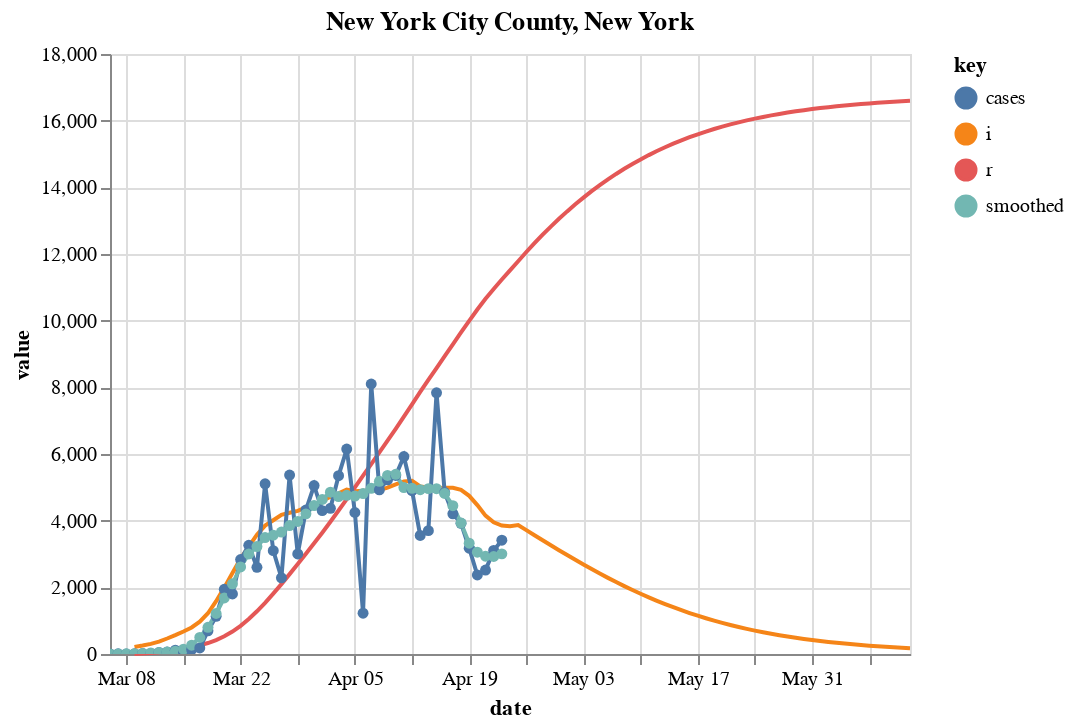

Notebook code for this chart:
### Markdown cell above
# NYC and Save to CSV

### Code cell
fm = "prd_ets"
c = [county_state("New York City", "New York")]
sir_df = county_sir(c, horizon=50, forecast_method=fm, fudge_factor=35)

# Plot forecast
fig, axes = plt.subplots(nrows=1, ncols=1, figsize=(1200/72,400/72))
fig.set_facecolor('w')
plot_rt_fc(sir_df, axes, c, forecast_method=fm)
plot_actuals_sir(sir_df, str(c[0].county + " County, " + c[0].state))

### Figure 1 — Vega-Lite specification as saved in the notebook (floating-point values rounded to 4 significant figures)
{"config": {"view": {"continuousWidth": 400, "continuousHeight": 300}}, "layer": [{"mark": "line", "encoding": {"color": {"type": "nominal", "field": "key"}, "x": {"type": "temporal", "field": "date"}, "y": {"type": "quantitative", "field": "value"}}, "title": "New York City County, New York", "transform": [{"fold": ["i", "r"]}]}, {"mark": {"type": "line", "clip": true, "point": true}, "encoding": {"color": {"type": "nominal", "field": "key"}, "x": {"type": "temporal", "field": "date"}, "y": {"type": "quantitative", "field": "value"}}, "title": "New York City County, New York", "transform": [{"fold": ["cases", "smoothed"]}]}], "data": {"name": "data-aa16e0bc4268e9940f58506a1e6f86ec"}, "$schema": "https://vega.github.io/schema/vega-lite/v4.8.1.json", "datasets": {"data-aa16e0bc4268e9940f58506a1e6f86ec": [{"date_str": "2020-03-06", "ML": 3.0, "Low_75": 1.3, "High_75": 5.44, "cases": 1.0, "smoothed": 3.0, "date": "2020-03-06T00:00:00", "fcst": 0.0, "prd_lin": 4.294, "prd_spln": 19.27, "prd_ets": null, "prd_loess": 6.198, "s": null, "i": null, "r": null, "b": null}, {"date_str": "2020-03-07", "ML": 3.02, "Low_75": 1.42, "High_75": 4.89, "cases": 7.0, "smoothed": 4.0, "date": "2020-03-07T00:00:00", "fcst": 0.0, "prd_lin": 4.201, "prd_spln": 12.1, "prd_ets": null, "prd_loess": 5.922, "s": null, "i": null, "r": null, "b": null}, {"date_str": "2020-03-08", "ML": 3.22, "Low_75": 1.67, "High_75": 4.82, "cases": 2.0, "smoothed": 6.0, "date": "2020-03-08T00:00:00", "fcst": 0.0, "prd_lin": 4.108, "prd_spln": 9.145, "prd_ets": null, "prd_loess": 5.652, "s": null, "i": null, "r": null, "b": null}, {"date_str": "2020-03-09", "ML": 3.87, "Low_75": 2.42, "High_75": 5.3, "cases": 6.0, "smoothed": 11.0, "date": "2020-03-09T00:00:00", "fcst": 0.0, "prd_lin": 4.015, "prd_spln": 7.463, "prd_ets": null, "prd_loess": 5.39, "s": 8399000.0, "i": 210.0, "r": 0.0, "b": 3.291e-08}, {"date_str": "2020-03-10", "ML": 4.09, "Low_75": 2.86, "High_75": 5.23, "cases": 17.0, "smoothed": 18.0, "date": "2020-03-10T00:00:00", "fcst": 0.0, "prd_lin": 3.922, "prd_spln": 6.353, "prd_ets": null, "prd_loess": 5.135, "s": 8399000.0, "i": 253.1, "r": 15.0, "b": 3.291e-08}, {"date_str": "2020-03-11", "ML": 4.48, "Low_75": 3.45, "High_75": 5.34, "cases": 15.0, "smoothed": 32.0, "date": "2020-03-11T00:00:00", "fcst": 0.0, "prd_lin": 3.829, "prd_spln": 5.555, "prd_ets": 4.581, "prd_loess": 4.886, "s": 8399000.0, "i": 304.9, "r": 33.08, "b": 3.478e-08}, {"date_str": "2020-03-12", "ML": 4.02, "Low_75": 3.22, "High_75": 4.73, "cases": 44.0, "smoothed": 45.0, "date": "2020-03-12T00:00:00", "fcst": 0.0, "prd_lin": 3.736, "prd_spln": 4.947, "prd_ets": 4.197, "prd_loess": 4.644, "s": 8399000.0, "i": 372.2, "r": 54.86, "b": 3.81e-08}, {"date_str": "2020-03-13", "ML": 3.76, "Low_75": 3.07, "High_75": 4.33, "cases": 59.0, "smoothed": 63.0, "date": "2020-03-13T00:00:00", "fcst": 0.0, "prd_lin": 3.643, "prd_spln": 4.465, "prd_ets": 3.679, "prd_loess": 4.409, "s": 8398000.0, "i": 464.7, "r": 81.44, "b": 3.419e-08}, {"date_str": "2020-03-14", "ML": 3.5, "Low_75": 2.92, "High_75": 4.0, "cases": 114.0, "smoothed": 85.0, "date": "2020-03-14T00:00:00", "fcst": 0.0, "prd_lin": 3.55, "prd_spln": 4.07, "prd_ets": 3.518, "prd_loess": 4.181, "s": 8398000.0, "i": 565.0, "r": 114.6, "b": 3.198e-08}, {"date_str": "2020-03-15", "ML": 4.02, "Low_75": 3.51, "High_75": 4.43, "cases": 61.0, "smoothed": 144.0, "date": "2020-03-15T00:00:00", "fcst": 0.0, "prd_lin": 3.457, "prd_spln": 3.738, "prd_ets": 3.303, "prd_loess": 3.961, "s": 8398000.0, "i": 676.4, "r": 155.0, "b": 2.977e-08}, {"date_str": "2020-03-16", "ML": 4.66, "Low_75": 4.24, "High_75": 4.99, "cases": 134.0, "smoothed": 264.0, "date": "2020-03-16T00:00:00", "fcst": 0.0, "prd_lin": 3.363, "prd_spln": 3.454, "prd_ets": 4.283, "prd_loess": 3.747, "s": 8398000.0, "i": 797.1, "r": 203.3, "b": 3.419e-08}, {"date_str": "2020-03-17", "ML": 5.14, "Low_75": 4.82, "High_75": 5.4, "cases": 181.0, "smoothed": 497.0, "date": "2020-03-17T00:00:00", "fcst": 0.0, "prd_lin": 3.27, "prd_spln": 3.207, "prd_ets": 5.161, "prd_loess": 3.541, "s": 8398000.0, "i": 969.1, "r": 260.2, "b": 3.963e-08}, {"date_str": "2020-03-18", "ML": 4.6, "Low_75": 4.33, "High_75": 4.8, "cases": 694.0, "smoothed": 802.0, "date": "2020-03-18T00:00:00", "fcst": 0.0, "prd_lin": 3.177, "prd_spln": 2.99, "prd_ets": 5.565, "prd_loess": 3.342, "s": 8397000.0, "i": 1222.0, "r": 329.5, "b": 4.371e-08}, {"date_str": "2020-03-19", "ML": 4.1, "Low_75": 3.89, "High_75": 4.28, "cases": 1129.0, "smoothed": 1215.0, "date": "2020-03-19T00:00:00", "fcst": 0.0, "prd_lin": 3.084, "prd_spln": 2.797, "prd_ets": 4.37, "prd_loess": 3.15, "s": 8397000.0, "i": 1584.0, "r": 416.8, "b": 3.912e-08}, {"date_str": "2020-03-20", "ML": 3.47, "Low_75": 3.29, "High_75": 3.63, "cases": 1940.0, "smoothed": 1682.0, "date": "2020-03-20T00:00:00", "fcst": 0.0, "prd_lin": 2.991, "prd_spln": 2.624, "prd_ets": 3.665, "prd_loess": 2.966, "s": 8396000.0, "i": 1991.0, "r": 529.9, "b": 3.487e-08}, {"date_str": "2020-03-21", "ML": 2.77, "Low_75": 2.59, "High_75": 2.9, "cases": 1803.0, "smoothed": 2106.0, "date": "2020-03-21T00:00:00", "fcst": 0.0, "prd_lin": 2.898, "prd_spln": 2.467, "prd_ets": 2.981, "prd_loess": 2.789, "s": 8396000.0, "i": 2432.0, "r": 672.1, "b": 2.951e-08}, {"date_str": "2020-03-22", "ML": 2.55, "Low_75": 2.38, "High_75": 2.67, "cases": 2834.0, "smoothed": 2611.0, "date": "2020-03-22T00:00:00", "fcst": 0.0, "prd_lin": 2.805, "prd_spln": 2.325, "prd_ets": 2.235, "prd_loess": 2.619, "s": 8395000.0, "i": 2860.0, "r": 845.8, "b": 2.356e-08}, {"date_str": "2020-03-23", "ML": 2.07, "Low_75": 1.92, "High_75": 2.19, "cases": 3260.0, "smoothed": 3000.0, "date": "2020-03-23T00:00:00", "fcst": 0.0, "prd_lin": 2.712, "prd_spln": 2.195, "prd_ets": 2.287, "prd_loess": 2.456, "s": 8395000.0, "i": 3222.0, "r": 1050.0, "b": 2.169e-08}, {"date_str": "2020-03-24", "ML": 1.59, "Low_75": 1.45, "High_75": 1.71, "cases": 2600.0, "smoothed": 3222.0, "date": "2020-03-24T00:00:00", "fcst": 0.0, "prd_lin": 2.619, "prd_spln": 2.076, "prd_ets": 1.761, "prd_loess": 2.3, "s": 8394000.0, "i": 3578.0, "r": 1280.0, "b": 1.76e-08}, {"date_str": "2020-03-25", "ML": 1.57, "Low_75": 1.44, "High_75": 1.69, "cases": 5106.0, "smoothed": 3493.0, "date": "2020-03-25T00:00:00", "fcst": 0.0, "prd_lin": 2.526, "prd_spln": 1.965, "prd_ets": 1.221, "prd_loess": 2.151, "s": 8394000.0, "i": 3851.0, "r": 1536.0, "b": 1.352e-08}, {"date_str": "2020-03-26", "ML": 1.21, "Low_75": 1.06, "High_75": 1.31, "cases": 3101.0, "smoothed": 3564.0, "date": "2020-03-26T00:00:00", "fcst": 0.0, "prd_lin": 2.432, "prd_spln": 1.863, "prd_ets": 1.463, "prd_loess": 2.008, "s": 8393000.0, "i": 4013.0, "r": 1811.0, "b": 1.335e-08}, {"date_str": "2020-03-27", "ML": 1.18, "Low_75": 1.04, "High_75": 1.29, "cases": 2287.0, "smoothed": 3657.0, "date": "2020-03-27T00:00:00", "fcst": 0.0, "prd_lin": 2.339, "prd_spln": 1.768, "prd_ets": 1.008, "prd_loess": 1.872, "s": 8393000.0, "i": 4177.0, "r": 2098.0, "b": 1.029e-08}, {"date_str": "2020-03-28", "ML": 1.34, "Low_75": 1.18, "High_75": 1.43, "cases": 5367.0, "smoothed": 3854.0, "date": "2020-03-28T00:00:00", "fcst": 0.0, "prd_lin": 2.246, "prd_spln": 1.679, "prd_ets": 1.095, "prd_loess": 1.741, "s": 8392000.0, "i": 4239.0, "r": 2396.0, "b": 1.004e-08}, {"date_str": "2020-03-29", "ML": 1.24, "Low_75": 1.1, "High_75": 1.34, "cases": 3002.0, "smoothed": 3977.0, "date": "2020-03-29T00:00:00", "fcst": 0.0, "prd_lin": 2.153, "prd_spln": 1.596, "prd_ets": 1.432, "prd_loess": 1.617, "s": 8392000.0, "i": 4293.0, "r": 2699.0, "b": 1.14e-08}, {"date_str": "2020-03-30", "ML": 1.37, "Low_75": 1.22, "High_75": 1.46, "cases": 4319.0, "smoothed": 4204.0, "date": "2020-03-30T00:00:00", "fcst": 0.0, "prd_lin": 2.06, "prd_spln": 1.518, "prd_ets": 1.224, "prd_loess": 1.497, "s": 8392000.0, "i": 4397.0, "r": 3005.0, "b": 1.055e-08}, {"date_str": "2020-03-31", "ML": 1.4, "Low_75": 1.26, "High_75": 1.49, "cases": 5052.0, "smoothed": 4454.0, "date": "2020-03-31T00:00:00", "fcst": 0.0, "prd_lin": 1.967, "prd_spln": 1.445, "prd_ets": 1.425, "prd_loess": 1.383, "s": 8391000.0, "i": 4472.0, "r": 3319.0, "b": 1.165e-08}, {"date_str": "2020-04-01", "ML": 1.3, "Low_75": 1.15, "High_75": 1.38, "cases": 4301.0, "smoothed": 4636.0, "date": "2020-04-01T00:00:00", "fcst": 0.0, "prd_lin": 1.874, "prd_spln": 1.375, "prd_ets": 1.443, "prd_loess": 1.274, "s": 8391000.0, "i": 4590.0, "r": 3639.0, "b": 1.191e-08}, {"date_str": "2020-04-02", "ML": 1.32, "Low_75": 1.19, "High_75": 1.41, "cases": 4370.0, "smoothed": 4854.0, "date": "2020-04-02T00:00:00", "fcst": 0.0, "prd_lin": 1.781, "prd_spln": 1.31, "prd_ets": 1.248, "prd_loess": 1.18, "s": 8390000.0, "i": 4721.0, "r": 3967.0, "b": 1.106e-08}, {"date_str": "2020-04-03", "ML": 0.87, "Low_75": 0.75, "High_75": 0.97, "cases": 5350.0, "smoothed": 4722.0, "date": "2020-04-03T00:00:00", "fcst": 0.0, "prd_lin": 1.688, "prd_spln": 1.248, "prd_ets": 1.307, "prd_loess": 1.099, "s": 8390000.0, "i": 4821.0, "r": 4304.0, "b": 1.123e-08}, {"date_str": "2020-04-04", "ML": 1.04, "Low_75": 0.91, "High_75": 1.13, "cases": 6147.0, "smoothed": 4762.0, "date": "2020-04-04T00:00:00", "fcst": 0.0, "prd_lin": 1.595, "prd_spln": 1.19, "prd_ets": 0.609, "prd_loess": 1.023, "s": 8389000.0, "i": 4931.0, "r": 4648.0, "b": 7.399e-09}, {"date_str": "2020-04-05", "ML": 0.97, "Low_75": 0.85, "High_75": 1.07, "cases": 4245.0, "smoothed": 4738.0, "date": "2020-04-05T00:00:00", "fcst": 0.0, "prd_lin": 1.501, "prd_spln": 1.134, "prd_ets": 1.043, "prd_loess": 0.9542, "s": 8389000.0, "i": 4885.0, "r": 5001.0, "b": 8.845e-09}, {"date_str": "2020-04-06", "ML": 1.09, "Low_75": 0.97, "High_75": 1.19, "cases": 1224.0, "smoothed": 4812.0, "date": "2020-04-06T00:00:00", "fcst": 0.0, "prd_lin": 1.408, "prd_spln": 1.081, "prd_ets": 0.9703, "prd_loess": 0.8916, "s": 8389000.0, "i": 4898.0, "r": 5349.0, "b": 8.249e-09}, {"date_str": "2020-04-07", "ML": 1.21, "Low_75": 1.08, "High_75": 1.3, "cases": 8100.0, "smoothed": 4972.0, "date": "2020-04-07T00:00:00", "fcst": 0.0, "prd_lin": 1.315, "prd_spln": 1.031, "prd_ets": 1.154, "prd_loess": 0.8358, "s": 8388000.0, "i": 4888.0, "r": 5699.0, "b": 9.27e-09}, {"date_str": "2020-04-08", "ML": 1.28, "Low_75": 1.14, "High_75": 1.36, "cases": 4927.0, "smoothed": 5182.0, "date": "2020-04-08T00:00:00", "fcst": 0.0, "prd_lin": 1.222, "prd_spln": 0.9832, "prd_ets": 1.306, "prd_loess": 0.7871, "s": 8388000.0, "i": 4919.0, "r": 6048.0, "b": 1.029e-08}, {"date_str": "2020-04-09", "ML": 1.24, "Low_75": 1.12, "High_75": 1.33, "cases": 5225.0, "smoothed": 5358.0, "date": "2020-04-09T00:00:00", "fcst": 0.0, "prd_lin": 1.129, "prd_spln": 0.9377, "prd_ets": 1.347, "prd_loess": 0.7454, "s": 8388000.0, "i": 4992.0, "r": 6400.0, "b": 1.089e-08}, {"date_str": "2020-04-10", "ML": 1.06, "Low_75": 0.94, "High_75": 1.15, "cases": 5356.0, "smoothed": 5390.0, "date": "2020-04-10T00:00:00", "fcst": 0.0, "prd_lin": 1.036, "prd_spln": 0.8944, "prd_ets": 1.228, "prd_loess": 0.7108, "s": 8387000.0, "i": 5091.0, "r": 6756.0, "b": 1.055e-08}, {"date_str": "2020-04-11", "ML": 0.54, "Low_75": 0.4, "High_75": 0.62, "cases": 5924.0, "smoothed": 4992.0, "date": "2020-04-11T00:00:00", "fcst": 0.0, "prd_lin": 0.9428, "prd_spln": 0.853, "prd_ets": 0.9413, "prd_loess": 0.6831, "s": 8387000.0, "i": 5178.0, "r": 7120.0, "b": 9.015e-09}, {"date_str": "2020-04-12", "ML": 0.92, "Low_75": 0.78, "High_75": 1.0, "cases": 4900.0, "smoothed": 4970.0, "date": "2020-04-12T00:00:00", "fcst": 0.0, "prd_lin": 0.8497, "prd_spln": 0.8135, "prd_ets": 0.1925, "prd_loess": 0.6624, "s": 8386000.0, "i": 5199.0, "r": 7490.0, "b": 4.592e-09}, {"date_str": "2020-04-13", "ML": 0.94, "Low_75": 0.81, "High_75": 1.03, "cases": 3556.0, "smoothed": 4928.0, "date": "2020-04-13T00:00:00", "fcst": 0.0, "prd_lin": 0.7566, "prd_spln": 0.7757, "prd_ets": 1.032, "prd_loess": 0.6485, "s": 8386000.0, "i": 5028.0, "r": 7861.0, "b": 7.824e-09}, {"date_str": "2020-04-14", "ML": 1.03, "Low_75": 0.9, "High_75": 1.12, "cases": 3701.0, "smoothed": 4961.0, "date": "2020-04-14T00:00:00", "fcst": 0.0, "prd_lin": 0.6635, "prd_spln": 0.7396, "prd_ets": 1.045, "prd_loess": 0.6415, "s": 8386000.0, "i": 4999.0, "r": 8220.0, "b": 7.994e-09}, {"date_str": "2020-04-15", "ML": 1.0, "Low_75": 0.87, "High_75": 1.09, "cases": 7837.0, "smoothed": 4960.0, "date": "2020-04-15T00:00:00", "fcst": 0.0, "prd_lin": 0.5704, "prd_spln": 0.705, "prd_ets": 1.097, "prd_loess": 0.6413, "s": 8385000.0, "i": 4977.0, "r": 8577.0, "b": 8.76e-09}, {"date_str": "2020-04-16", "ML": 0.82, "Low_75": 0.69, "High_75": 0.91, "cases": 4844.0, "smoothed": 4815.0, "date": "2020-04-16T00:00:00", "fcst": 0.0, "prd_lin": 0.4773, "prd_spln": 0.6718, "prd_ets": 0.9951, "prd_loess": 0.6477, "s": 8385000.0, "i": 4987.0, "r": 8933.0, "b": 8.505e-09}, {"date_str": "2020-04-17", "ML": 0.5, "Low_75": 0.36, "High_75": 0.59, "cases": 4206.0, "smoothed": 4450.0, "date": "2020-04-17T00:00:00", "fcst": 0.0, "prd_lin": 0.3842, "prd_spln": 0.64, "prd_ets": 0.7038, "prd_loess": 0.6609, "s": 8385000.0, "i": 4986.0, "r": 9289.0, "b": 6.974e-09}, {"date_str": "2020-04-18", "ML": 0.18, "Low_75": 0.04, "High_75": 0.27, "cases": 3921.0, "smoothed": 3927.0, "date": "2020-04-18T00:00:00", "fcst": 0.0, "prd_lin": 0.2911, "prd_spln": 0.6095, "prd_ets": 0.2702, "prd_loess": 0.6806, "s": 8384000.0, "i": 4922.0, "r": 9645.0, "b": 4.252e-09}, {"date_str": "2020-04-19", "ML": 0.01, "Low_75": 0.0, "High_75": 0.11, "cases": 3173.0, "smoothed": 3325.0, "date": "2020-04-19T00:00:00", "fcst": 0.0, "prd_lin": 0.198, "prd_spln": 0.5802, "prd_ets": -0.07674, "prd_loess": 0.7069, "s": 8384000.0, "i": 4746.0, "r": 9997.0, "b": 1.531e-09}, {"date_str": "2020-04-20", "ML": 0.33, "Low_75": 0.17, "High_75": 0.44, "cases": 2370.0, "smoothed": 3053.0, "date": "2020-04-20T00:00:00", "fcst": 0.0, "prd_lin": 0.1049, "prd_spln": 0.552, "prd_ets": -0.1534, "prd_loess": 0.7397, "s": 8384000.0, "i": 4468.0, "r": 10340.0, "b": 8.505e-11}, {"date_str": "2020-04-21", "ML": 0.65, "Low_75": 0.48, "High_75": 0.76, "cases": 2519.0, "smoothed": 2933.0, "date": "2020-04-21T00:00:00", "fcst": 0.0, "prd_lin": 0.01178, "prd_spln": 0.5249, "prd_ets": 0.4919, "prd_loess": 0.7791, "s": 8384000.0, "i": 4152.0, "r": 10650.0, "b": 2.807e-09}, {"date_str": "2020-04-22", "ML": 0.92, "Low_75": 0.75, "High_75": 1.03, "cases": 3107.0, "smoothed": 2925.0, "date": "2020-04-22T00:00:00", "fcst": 0.0, "prd_lin": -0.08132, "prd_spln": 0.4988, "prd_ets": 0.9188, "prd_loess": 0.8249, "s": 8384000.0, "i": 3953.0, "r": 10950.0, "b": 5.528e-09}, {"date_str": "2020-04-23", "ML": 1.14, "Low_75": 0.99, "High_75": 1.26, "cases": 3413.0, "smoothed": 3004.0, "date": "2020-04-23T00:00:00", "fcst": 0.0, "prd_lin": 0.01, "prd_spln": 0.4689, "prd_ets": 1.151, "prd_loess": 0.8773, "s": 8384000.0, "i": 3854.0, "r": 11230.0, "b": 7.824e-09}, {"date_str": "2020-04-24", "ML": null, "Low_75": null, "High_75": null, "cases": null, "smoothed": null, "date": "2020-04-24T00:00:00", "fcst": 1.0, "prd_lin": 0.01, "prd_spln": 0.4479, "prd_ets": 1.319, "prd_loess": 0.9363, "s": 8384000.0, "i": 3831.0, "r": 11510.0, "b": 9.695e-09}, {"date_str": "2020-04-25", "ML": null, "Low_75": null, "High_75": null, "cases": null, "smoothed": null, "date": "2020-04-25T00:00:00", "fcst": 1.0, "prd_lin": 0.01, "prd_spln": 0.4269, "prd_ets": 1.461, "prd_loess": 1.002, "s": 8383000.0, "i": 3869.0, "r": 11780.0, "b": 3.809e-09}, {"date_str": "2020-04-26", "ML": null, "Low_75": null, "High_75": null, "cases": null, "smoothed": null, "date": "2020-04-26T00:00:00", "fcst": 1.0, "prd_lin": 0.01, "prd_spln": 0.406, "prd_ets": 1.576, "prd_loess": 1.074, "s": 8383000.0, "i": 3716.0, "r": 12060.0, "b": 3.631e-09}, {"date_str": "2020-04-27", "ML": null, "Low_75": null, "High_75": null, "cases": null, "smoothed": null, "date": "2020-04-27T00:00:00", "fcst": 1.0, "prd_lin": 0.01, "prd_spln": 0.3852, "prd_ets": 1.667, "prd_loess": 1.152, "s": 8383000.0, "i": 3564.0, "r": 12320.0, "b": 3.453e-09}, {"date_str": "2020-04-28", "ML": null, "Low_75": null, "High_75": null, "cases": null, "smoothed": null, "date": "2020-04-28T00:00:00", "fcst": 1.0, "prd_lin": 0.01, "prd_spln": 0.3647, "prd_ets": 1.741, "prd_loess": 1.238, "s": 8383000.0, "i": 3412.0, "r": 12580.0, "b": 3.276e-09}, {"date_str": "2020-04-29", "ML": null, "Low_75": null, "High_75": null, "cases": null, "smoothed": null, "date": "2020-04-29T00:00:00", "fcst": 1.0, "prd_lin": 0.01, "prd_spln": 0.3443, "prd_ets": 1.8, "prd_loess": 1.329, "s": 8383000.0, "i": 3262.0, "r": 12820.0, "b": 3.101e-09}, {"date_str": "2020-04-30", "ML": null, "Low_75": null, "High_75": null, "cases": null, "smoothed": null, "date": "2020-04-30T00:00:00", "fcst": 1.0, "prd_lin": 0.01, "prd_spln": 0.3242, "prd_ets": 1.847, "prd_loess": 1.428, "s": 8383000.0, "i": 3114.0, "r": 13060.0, "b": 2.928e-09}, {"date_str": "2020-05-01", "ML": null, "Low_75": null, "High_75": null, "cases": null, "smoothed": null, "date": "2020-05-01T00:00:00", "fcst": 1.0, "prd_lin": 0.01, "prd_spln": 0.3045, "prd_ets": 1.885, "prd_loess": 1.533, "s": 8383000.0, "i": 2968.0, "r": 13280.0, "b": 2.758e-09}, {"date_str": "2020-05-02", "ML": null, "Low_75": null, "High_75": null, "cases": null, "smoothed": null, "date": "2020-05-02T00:00:00", "fcst": 1.0, "prd_lin": 0.01, "prd_spln": 0.2851, "prd_ets": 1.915, "prd_loess": 1.644, "s": 8383000.0, "i": 2825.0, "r": 13490.0, "b": 2.59e-09}, {"date_str": "2020-05-03", "ML": null, "Low_75": null, "High_75": null, "cases": null, "smoothed": null, "date": "2020-05-03T00:00:00", "fcst": 1.0, "prd_lin": 0.01, "prd_spln": 0.2661, "prd_ets": 1.94, "prd_loess": 1.762, "s": 8383000.0, "i": 2684.0, "r": 13690.0, "b": 2.425e-09}, {"date_str": "2020-05-04", "ML": null, "Low_75": null, "High_75": null, "cases": null, "smoothed": null, "date": "2020-05-04T00:00:00", "fcst": 1.0, "prd_lin": 0.01, "prd_spln": 0.2476, "prd_ets": 1.959, "prd_loess": 1.887, "s": 8383000.0, "i": 2547.0, "r": 13880.0, "b": 2.263e-09}, {"date_str": "2020-05-05", "ML": null, "Low_75": null, "High_75": null, "cases": null, "smoothed": null, "date": "2020-05-05T00:00:00", "fcst": 1.0, "prd_lin": 0.01, "prd_spln": 0.2296, "prd_ets": 1.975, "prd_loess": 2.018, "s": 8383000.0, "i": 2414.0, "r": 14070.0, "b": 2.106e-09}, {"date_str": "2020-05-06", "ML": null, "Low_75": null, "High_75": null, "cases": null, "smoothed": null, "date": "2020-05-06T00:00:00", "fcst": 1.0, "prd_lin": 0.01, "prd_spln": 0.2121, "prd_ets": 1.987, "prd_loess": 2.156, "s": 8382000.0, "i": 2284.0, "r": 14240.0, "b": 1.952e-09}, {"date_str": "2020-05-07", "ML": null, "Low_75": null, "High_75": null, "cases": null, "smoothed": null, "date": "2020-05-07T00:00:00", "fcst": 1.0, "prd_lin": 0.01, "prd_spln": 0.1952, "prd_ets": 1.997, "prd_loess": 2.301, "s": 8382000.0, "i": 2158.0, "r": 14400.0, "b": 1.804e-09}, {"date_str": "2020-05-08", "ML": null, "Low_75": null, "High_75": null, "cases": null, "smoothed": null, "date": "2020-05-08T00:00:00", "fcst": 1.0, "prd_lin": 0.01, "prd_spln": 0.1789, "prd_ets": 2.006, "prd_loess": 2.452, "s": 8382000.0, "i": 2037.0, "r": 14560.0, "b": 1.66e-09}, {"date_str": "2020-05-09", "ML": null, "Low_75": null, "High_75": null, "cases": null, "smoothed": null, "date": "2020-05-09T00:00:00", "fcst": 1.0, "prd_lin": 0.01, "prd_spln": 0.1633, "prd_ets": 2.012, "prd_loess": 2.61, "s": 8382000.0, "i": 1919.0, "r": 14700.0, "b": 1.522e-09}, {"date_str": "2020-05-10", "ML": null, "Low_75": null, "High_75": null, "cases": null, "smoothed": null, "date": "2020-05-10T00:00:00", "fcst": 1.0, "prd_lin": 0.01, "prd_spln": 0.1485, "prd_ets": 2.017, "prd_loess": 2.775, "s": 8382000.0, "i": 1807.0, "r": 14840.0, "b": 1.389e-09}, {"date_str": "2020-05-11", "ML": null, "Low_75": null, "High_75": null, "cases": null, "smoothed": null, "date": "2020-05-11T00:00:00", "fcst": 1.0, "prd_lin": 0.01, "prd_spln": 0.1344, "prd_ets": 2.021, "prd_loess": 2.946, "s": 8382000.0, "i": 1699.0, "r": 14970.0, "b": 1.263e-09}, {"date_str": "2020-05-12", "ML": null, "Low_75": null, "High_75": null, "cases": null, "smoothed": null, "date": "2020-05-12T00:00:00", "fcst": 1.0, "prd_lin": 0.01, "prd_spln": 0.1211, "prd_ets": 2.025, "prd_loess": 3.124, "s": 8382000.0, "i": 1595.0, "r": 15090.0, "b": 1.143e-09}, {"date_str": "2020-05-13", "ML": null, "Low_75": null, "High_75": null, "cases": null, "smoothed": null, "date": "2020-05-13T00:00:00", "fcst": 1.0, "prd_lin": 0.01, "prd_spln": 0.1085, "prd_ets": 2.027, "prd_loess": 3.308, "s": 8382000.0, "i": 1497.0, "r": 15200.0, "b": 1.03e-09}, {"date_str": "2020-05-14", "ML": null, "Low_75": null, "High_75": null, "cases": null, "smoothed": null, "date": "2020-05-14T00:00:00", "fcst": 1.0, "prd_lin": 0.01, "prd_spln": 0.09659, "prd_ets": 2.03, "prd_loess": 3.5, "s": 8382000.0, "i": 1403.0, "r": 15310.0, "b": 9.223e-10}, {"date_str": "2020-05-15", "ML": null, "Low_75": null, "High_75": null, "cases": null, "smoothed": null, "date": "2020-05-15T00:00:00", "fcst": 1.0, "prd_lin": 0.01, "prd_spln": 0.08545, "prd_ets": 2.031, "prd_loess": 3.697, "s": 8382000.0, "i": 1313.0, "r": 15410.0, "b": 8.214e-10}, {"date_str": "2020-05-16", "ML": null, "Low_75": null, "High_75": null, "cases": null, "smoothed": null, "date": "2020-05-16T00:00:00", "fcst": 1.0, "prd_lin": 0.01, "prd_spln": 0.07504, "prd_ets": 2.033, "prd_loess": 3.902, "s": 8382000.0, "i": 1229.0, "r": 15500.0, "b": 7.267e-10}, {"date_str": "2020-05-17", "ML": null, "Low_75": null, "High_75": null, "cases": null, "smoothed": null, "date": "2020-05-17T00:00:00", "fcst": 1.0, "prd_lin": 0.01, "prd_spln": 0.06535, "prd_ets": 2.034, "prd_loess": 4.113, "s": 8382000.0, "i": 1148.0, "r": 15590.0, "b": 6.382e-10}, {"date_str": "2020-05-18", "ML": null, "Low_75": null, "High_75": null, "cases": null, "smoothed": null, "date": "2020-05-18T00:00:00", "fcst": 1.0, "prd_lin": 0.01, "prd_spln": 0.05637, "prd_ets": 2.035, "prd_loess": 4.331, "s": 8382000.0, "i": 1072.0, "r": 15670.0, "b": 5.558e-10}, {"date_str": "2020-05-19", "ML": null, "Low_75": null, "High_75": null, "cases": null, "smoothed": null, "date": "2020-05-19T00:00:00", "fcst": 1.0, "prd_lin": 0.01, "prd_spln": 0.0481, "prd_ets": 2.035, "prd_loess": 4.556, "s": 8382000.0, "i": 1001.0, "r": 15750.0, "b": 4.794e-10}, {"date_str": "2020-05-20", "ML": null, "Low_75": null, "High_75": null, "cases": null, "smoothed": null, "date": "2020-05-20T00:00:00", "fcst": 1.0, "prd_lin": 0.01, "prd_spln": 0.04053, "prd_ets": 2.036, "prd_loess": 4.787, "s": 8382000.0, "i": 933.4, "r": 15820.0, "b": 4.091e-10}, {"date_str": "2020-05-21", "ML": null, "Low_75": null, "High_75": null, "cases": null, "smoothed": null, "date": "2020-05-21T00:00:00", "fcst": 1.0, "prd_lin": 0.01, "prd_spln": 0.03365, "prd_ets": 2.036, "prd_loess": 5.026, "s": 8382000.0, "i": 869.9, "r": 15890.0, "b": 3.447e-10}, {"date_str": "2020-05-22", "ML": null, "Low_75": null, "High_75": null, "cases": null, "smoothed": null, "date": "2020-05-22T00:00:00", "fcst": 1.0, "prd_lin": 0.01, "prd_spln": 0.02747, "prd_ets": 2.037, "prd_loess": 5.27, "s": 8382000.0, "i": 810.3, "r": 15950.0, "b": 2.862e-10}, {"date_str": "2020-05-23", "ML": null, "Low_75": null, "High_75": null, "cases": null, "smoothed": null, "date": "2020-05-23T00:00:00", "fcst": 1.0, "prd_lin": 0.01, "prd_spln": 0.02196, "prd_ets": 2.037, "prd_loess": 5.522, "s": 8382000.0, "i": 754.4, "r": 16010.0, "b": 2.336e-10}, {"date_str": "2020-05-24", "ML": null, "Low_75": null, "High_75": null, "cases": null, "smoothed": null, "date": "2020-05-24T00:00:00", "fcst": 1.0, "prd_lin": 0.01, "prd_spln": 0.01714, "prd_ets": 2.037, "prd_loess": 5.78, "s": 8382000.0, "i": 702.0, "r": 16060.0, "b": 1.868e-10}, {"date_str": "2020-05-25", "ML": null, "Low_75": null, "High_75": null, "cases": null, "smoothed": null, "date": "2020-05-25T00:00:00", "fcst": 1.0, "prd_lin": 0.01, "prd_spln": 0.01298, "prd_ets": 2.037, "prd_loess": 6.045, "s": 8382000.0, "i": 652.9, "r": 16110.0, "b": 1.457e-10}, {"date_str": "2020-05-26", "ML": null, "Low_75": null, "High_75": null, "cases": null, "smoothed": null, "date": "2020-05-26T00:00:00", "fcst": 1.0, "prd_lin": 0.01, "prd_spln": 0.009492, "prd_ets": 2.038, "prd_loess": 6.317, "s": 8382000.0, "i": 607.1, "r": 16160.0, "b": 1.104e-10}, {"date_str": "2020-05-27", "ML": null, "Low_75": null, "High_75": null, "cases": null, "smoothed": null, "date": "2020-05-27T00:00:00", "fcst": 1.0, "prd_lin": 0.01, "prd_spln": 0.006659, "prd_ets": 2.038, "prd_loess": 6.595, "s": 8382000.0, "i": 564.3, "r": 16200.0, "b": 8.073e-11}, {"date_str": "2020-05-28", "ML": null, "Low_75": null, "High_75": null, "cases": null, "smoothed": null, "date": "2020-05-28T00:00:00", "fcst": 1.0, "prd_lin": 0.01, "prd_spln": 0.004457, "prd_ets": 2.038, "prd_loess": 6.88, "s": 8382000.0, "i": 524.3, "r": 16240.0, "b": 5.664e-11}, {"date_str": "2020-05-29", "ML": null, "Low_75": null, "High_75": null, "cases": null, "smoothed": null, "date": "2020-05-29T00:00:00", "fcst": 1.0, "prd_lin": 0.01, "prd_spln": 0.002846, "prd_ets": 2.038, "prd_loess": 7.172, "s": 8382000.0, "i": 487.1, "r": 16280.0, "b": 3.791e-11}, {"date_str": "2020-05-30", "ML": null, "Low_75": null, "High_75": null, "cases": null, "smoothed": null, "date": "2020-05-30T00:00:00", "fcst": 1.0, "prd_lin": 0.01, "prd_spln": 0.001787, "prd_ets": 2.038, "prd_loess": 7.471, "s": 8382000.0, "i": 452.5, "r": 16310.0, "b": 2.421e-11}, {"date_str": "2020-05-31", "ML": null, "Low_75": null, "High_75": null, "cases": null, "smoothed": null, "date": "2020-05-31T00:00:00", "fcst": 1.0, "prd_lin": 0.01, "prd_spln": 0.001241, "prd_ets": 2.038, "prd_loess": 7.776, "s": 8382000.0, "i": 420.3, "r": 16350.0, "b": 1.52e-11}, {"date_str": "2020-06-01", "ML": null, "Low_75": null, "High_75": null, "cases": null, "smoothed": null, "date": "2020-06-01T00:00:00", "fcst": 1.0, "prd_lin": 0.01, "prd_spln": 0.001167, "prd_ets": 2.038, "prd_loess": 8.089, "s": 8382000.0, "i": 390.3, "r": 16380.0, "b": 1.055e-11}, {"date_str": "2020-06-02", "ML": null, "Low_75": null, "High_75": null, "cases": null, "smoothed": null, "date": "2020-06-02T00:00:00", "fcst": 1.0, "prd_lin": 0.01, "prd_spln": 0.001527, "prd_ets": 2.038, "prd_loess": 8.407, "s": 8382000.0, "i": 362.5, "r": 16400.0, "b": 9.927e-12}, {"date_str": "2020-06-03", "ML": null, "Low_75": null, "High_75": null, "cases": null, "smoothed": null, "date": "2020-06-03T00:00:00", "fcst": 1.0, "prd_lin": 0.01, "prd_spln": 0.002282, "prd_ets": 2.038, "prd_loess": 8.733, "s": 8382000.0, "i": 336.6, "r": 16430.0, "b": 1.299e-11}, {"date_str": "2020-06-04", "ML": null, "Low_75": null, "High_75": null, "cases": null, "smoothed": null, "date": "2020-06-04T00:00:00", "fcst": 1.0, "prd_lin": 0.01, "prd_spln": 0.003391, "prd_ets": 2.038, "prd_loess": 9.066, "s": 8382000.0, "i": 312.6, "r": 16450.0, "b": 1.94e-11}, {"date_str": "2020-06-05", "ML": null, "Low_75": null, "High_75": null, "cases": null, "smoothed": null, "date": "2020-06-05T00:00:00", "fcst": 1.0, "prd_lin": 0.01, "prd_spln": 0.004815, "prd_ets": 2.038, "prd_loess": 9.405, "s": 8382000.0, "i": 290.3, "r": 16480.0, "b": 2.884e-11}, {"date_str": "2020-06-06", "ML": null, "Low_75": null, "High_75": null, "cases": null, "smoothed": null, "date": "2020-06-06T00:00:00", "fcst": 1.0, "prd_lin": 0.01, "prd_spln": 0.006515, "prd_ets": 2.038, "prd_loess": 9.751, "s": 8382000.0, "i": 269.7, "r": 16500.0, "b": 4.095e-11}, {"date_str": "2020-06-07", "ML": null, "Low_75": null, "High_75": null, "cases": null, "smoothed": null, "date": "2020-06-07T00:00:00", "fcst": 1.0, "prd_lin": 0.01, "prd_spln": 0.008452, "prd_ets": 2.038, "prd_loess": 10.1, "s": 8382000.0, "i": 250.5, "r": 16520.0, "b": 5.541e-11}, {"date_str": "2020-06-08", "ML": null, "Low_75": null, "High_75": null, "cases": null, "smoothed": null, "date": "2020-06-08T00:00:00", "fcst": 1.0, "prd_lin": 0.01, "prd_spln": 0.01059, "prd_ets": 2.038, "prd_loess": 10.46, "s": 8382000.0, "i": 232.7, "r": 16530.0, "b": 7.188e-11}, {"date_str": "2020-06-09", "ML": null, "Low_75": null, "High_75": null, "cases": null, "smoothed": null, "date": "2020-06-09T00:00:00", "fcst": 1.0, "prd_lin": 0.01, "prd_spln": 0.01288, "prd_ets": 2.038, "prd_loess": 10.83, "s": 8382000.0, "i": 216.2, "r": 16550.0, "b": 9.003e-11}, {"date_str": "2020-06-10", "ML": null, "Low_75": null, "High_75": null, "cases": null, "smoothed": null, "date": "2020-06-10T00:00:00", "fcst": 1.0, "prd_lin": 0.01, "prd_spln": 0.01529, "prd_ets": 2.038, "prd_loess": 11.2, "s": 8382000.0, "i": 200.9, "r": 16570.0, "b": 1.095e-10}, {"date_str": "2020-06-11", "ML": null, "Low_75": null, "High_75": null, "cases": null, "smoothed": null, "date": "2020-06-11T00:00:00", "fcst": 1.0, "prd_lin": 0.01, "prd_spln": 0.01778, "prd_ets": 2.038, "prd_loess": 11.58, "s": 8382000.0, "i": 186.8, "r": 16580.0, "b": 1.3e-10}, {"date_str": "2020-06-12", "ML": null, "Low_75": null, "High_75": null, "cases": null, "smoothed": null, "date": "2020-06-12T00:00:00", "fcst": 1.0, "prd_lin": 0.01, "prd_spln": 0.0203, "prd_ets": 2.038, "prd_loess": 11.97, "s": 8382000.0, "i": 173.6, "r": 16590.0, "b": 1.512e-10}]}}
